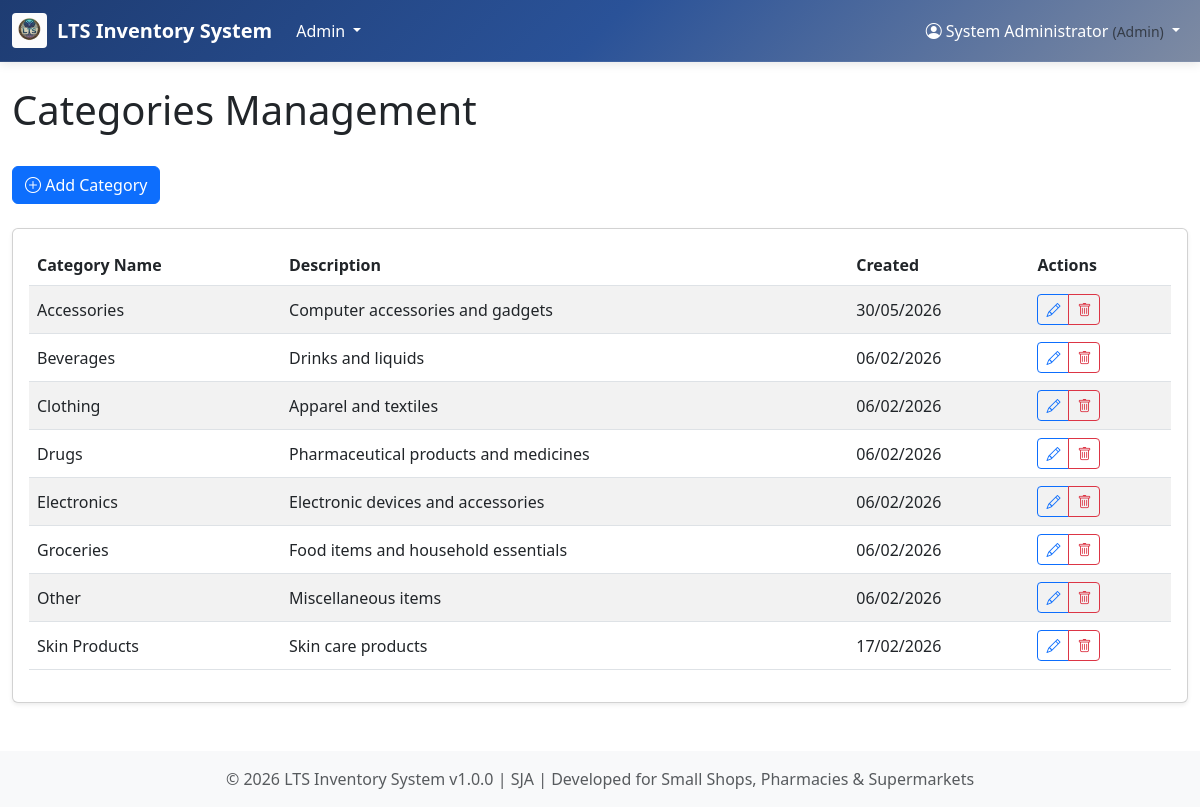
Screenshot of /admin/categories.php (signed in) with the database file from the repository.
### tables this page shows
CREATE TABLE `system_settings` (
  `id` int(11) NOT NULL,
  `setting_key` varchar(100) NOT NULL,
  `setting_value` text NOT NULL,
  `setting_type` enum('string','number','boolean','json') NOT NULL DEFAULT 'string',
  `setting_group` varchar(50) NOT NULL DEFAULT 'general',
  `description` text DEFAULT NULL,
  `is_editable` tinyint(1) NOT NULL DEFAULT 1,
  `created_at` timestamp NOT NULL DEFAULT current_timestamp(),
  `updated_at` timestamp NOT NULL DEFAULT current_timestamp() ON UPDATE current_timestamp()
);

CREATE TABLE `roles` (
  `id` int(11) NOT NULL,
  `name` varchar(50) NOT NULL,
  `description` text DEFAULT NULL,
  `created_at` timestamp NOT NULL DEFAULT current_timestamp()
);

CREATE TABLE `categories` (
  `id` int(11) NOT NULL,
  `name` varchar(50) NOT NULL,
  `description` text DEFAULT NULL,
  `created_at` timestamp NOT NULL DEFAULT current_timestamp()
);

### includes/logo.php (called while the page is built, shortened)
<?php
function getLogoUrl() {
    $logoFiles = glob(__DIR__ . '/../assets/uploads/logo/logo.*');
    if (!empty($logoFiles)) {
        return BASE_URL . '/assets/uploads/logo/' . basename($logoFiles[0]);
    }
    return null;
}
function hasLogo() {
    $logoFiles = glob(__DIR__ . '/../assets/uploads/logo/logo.*');
    return !empty($logoFiles);
}
?>

### includes/settings.php (called while the page is built, shortened)
<?php
function getSetting($key, $default = null) {
    global $pdo;
    try {
        $stmt = $pdo->prepare("SELECT setting_value, setting_type FROM system_settings WHERE setting_key = ?");
        $stmt->execute([$key]);
        $row = $stmt->fetch(PDO::FETCH_ASSOC);
        if ($row) {
            $value = $row['setting_value'];
            switch ($row['setting_type']) {
                default:
                    $value = (string)$value;
            }
            return $value;
        }
        return $default;
    } catch (PDOException $e) {
        return $default;
    }
}
?>

### includes/functions.php (called while the page is built, shortened)
<?php
function isLoggedIn() {
    return isset($_SESSION['user_id']);
}
function getCurrentUser() {
    if (isLoggedIn()) {
        return [
            'id' => $_SESSION['user_id'] ?? null,
            'username' => $_SESSION['username'] ?? null,
            'full_name' => $_SESSION['full_name'] ?? null,
            'role_id' => $_SESSION['role_id'] ?? null,
            'role_name' => $_SESSION['role_name'] ?? null,
            'login_time' => $_SESSION['login_time'] ?? null
        ];
    }
    return null;
}
function formatDate($date, $format = DISPLAY_DATE_FORMAT) {
    return date($format, strtotime($date));
}
function getRoleName($roleId) {
    $sql = "SELECT name FROM roles WHERE id = ?";
    $role = fetchRow($sql, [$roleId]);
    return $role ? $role['name'] : 'Unknown';
}
function canAccessModule($module) {
    $user = getCurrentUser();
    $roleId = $user['role_id'];
    $modulePermissions = [
        'admin' => [1],
        'reports' => [1, 2],
        'products' => [1, 2],
        'purchases' => [1, 2],
        'customers' => [1, 2],
        'suppliers' => [1, 2],
        'categories' => [1, 2],
        'users' => [1],
        'settings' => [1],
        'backup' => [1],
        'notifications' => [1, 2],
        'pos' => [1],
        'dashboard' => [1, 2],
    ];
    return isset($modulePermissions[$module]) && in_array($roleId, $modulePermissions[$module]);
}
?>

### config/database.php (called while the page is built, shortened)
<?php
function getConnection() {
    static $conn = null;
    if ($conn === null) {
        try {
            $dsn = "mysql:host=" . DB_HOST . ";dbname=" . DB_NAME . ";charset=" . DB_CHARSET;
            $conn = new PDO($dsn, DB_USER, DB_PASS, [
                PDO::ATTR_ERRMODE => PDO::ERRMODE_EXCEPTION,
                PDO::ATTR_DEFAULT_FETCH_MODE => PDO::FETCH_ASSOC,
                PDO::ATTR_EMULATE_PREPARES => false
            ]);
        } catch (PDOException $e) {
            die("Database connection failed: " . $e->getMessage());
        }
    }
    return $conn;
}
function executeQuery($sql, $params = []) {
    try {
        $conn = getConnection();
        $stmt = $conn->prepare($sql);
        $stmt->execute($params);
        return $stmt;
    } catch (PDOException $e) {
        die("Query failed: " . $e->getMessage());
    }
}
function fetchRow($sql, $params = []) {
    $stmt = executeQuery($sql, $params);
    return $stmt->fetch();
}
function fetchAll($sql, $params = []) {
    $stmt = executeQuery($sql, $params);
    return $stmt->fetchAll();
}
?>

### admin/categories.php (the view, shortened to what this page needs)
<?php
$pageTitle = 'Categories Management';
$categories = fetchAll("SELECT * FROM categories ORDER BY name");
require_once __DIR__ . '/../includes/header.php';
?>
<div class="row">
    <div class="col-12">
        <div class="d-flex justify-content-between align-items-center mb-4">
            <button type="button" class="btn btn-primary" data-bs-toggle="modal" data-bs-target="#addCategoryModal">
                <i class="bi bi-plus-circle"></i> Add Category
            </button>
        </div>
    </div>
</div>
<div class="card">
    <div class="card-body">
        <div class="table-responsive">
            <table class="table table-striped">
                <thead>
                    <tr>
                        <th>Category Name</th>
                        <th>Description</th>
                        <th>Created</th>
                        <th>Actions</th>
                    </tr>
                </thead>
                <tbody>
                    <?php foreach ($categories as $category): ?>
                    <tr>
                        <td><?php echo $category['name']; ?></td>
                        <td><?php echo $category['description'] ?: '-'; ?></td>
                        <td><?php echo formatDate($category['created_at']); ?></td>
                        <td>
                            <div class="btn-group btn-group-sm">
                                <button type="button" class="btn btn-outline-primary">
                                    <i class="bi bi-pencil"></i>
                                </button>
                                <button type="button" class="btn btn-outline-danger">
                                    <i class="bi bi-trash"></i>
                                </button>
                            </div>
                        </td>
                    </tr>
                    <?php endforeach; ?>
                </tbody>
            </table>
        </div>
    </div>
</div>
<?php require_once __DIR__ . '/../includes/footer.php'; ?>

### includes/header.php (shortened to what this page needs)
<?php
require_once __DIR__ . '/logo.php';
require_once __DIR__ . '/../config/config.php';
require_once __DIR__ . '/../includes/settings.php';
?>
<!DOCTYPE html>
<html lang="en">
<head>
    <link rel="stylesheet" href="<?php echo BASE_URL; ?>/assets/css/style.css">
    <link href="https://cdn.jsdelivr.net/npm/bootstrap@5.3.0/dist/css/bootstrap.min.css" rel="stylesheet">
    <link rel="stylesheet" href="https://cdn.jsdelivr.net/npm/bootstrap-icons@1.10.0/font/bootstrap-icons.css">
</head>
<body<?php echo isset($bodyClass) ? ' class="' . htmlspecialchars($bodyClass) . '"' : ''; ?>>
    <nav class="navbar navbar-expand-lg navbar-dark bg-primary">
        <div class="container-fluid">
            <a class="navbar-brand d-flex align-items-center" href="<?php echo BASE_URL; ?>">
                <?php if (hasLogo()): ?>
                    <img src="<?php echo getLogoUrl(); ?>" alt="<?php echo APP_NAME; ?>"
                         style="height: 35px; margin-right: 10px; border-radius: 4px;">
                <?php endif; ?>
                <strong><?php echo getSetting('store_name', APP_NAME); ?></strong>
            </a>
            <div class="collapse navbar-collapse" id="navbarNav">
                <ul class="navbar-nav me-auto">
                    <?php if (canAccessModule('admin')): ?>
                        <li class="nav-item dropdown">
                            <a class="nav-link dropdown-toggle" href="#" id="adminDropdown" role="button" data-bs-toggle="dropdown">
                                Admin
                            </a>
                        </li>
                    <?php endif; ?>
                </ul>
                <ul class="navbar-nav">
                    <li class="nav-item dropdown">
                        <a class="nav-link dropdown-toggle" href="#" id="userDropdown" role="button" data-bs-toggle="dropdown">
                            <i class="bi bi-person-circle"></i>
                            <?php echo getCurrentUser()['full_name']; ?>
                            <small class="text-muted">(<?php echo getRoleName(getCurrentUser()['role_id']); ?>)</small>
                        </a>
                    </li>
                </ul>
            </div>
        </div>
    </nav>
    <main class="container-fluid mt-4">
        <?php if (isset($pageTitle)): ?>
            <div class="row mb-4">
                <div class="col">
                    <h1><?php echo $pageTitle; ?></h1>
                </div>
            </div>
        <?php endif; ?>

### includes/footer.php (shortened to what this page needs)
    </main>
    <footer class="bg-light text-center text-muted py-3 mt-5">
        <div class="container">
            <p class="mb-0">
                &copy; <?php echo date('Y'); ?> <?php echo getSetting('store_name', APP_NAME); ?> v<?php echo APP_VERSION; ?> |
                SJA |
                Developed for Small Shops, Pharmacies & Supermarkets
            </p>
        </div>
    </footer>
</body>
</html>

### assets/css/style.css (style rules this page uses)
:root { --primary-color: #007bff; --secondary-color: #6c757d; --success-color: #28a745; --danger-color: #dc3545; --warning-color: #ffc107; --info-color: #17a2b8; --light-color: #f8f9fa; --dark-color: #343a40; --border-radius: 0.375rem; --box-shadow: 0 0.125rem 0.25rem rgba(0, 0, 0, 0.075); --transition: all 0.15s ease-in-out; }
body { font-family: 'Segoe UI', Tahoma, Geneva, Verdana, sans-serif; font-size: 14px; line-height: 1.6; color: var(--text-primary); background-color: var(--bg-primary); transition: var(--transition); }
.navbar { background-color: var(--navbar-bg); border-bottom: 1px solid var(--border-color); box-shadow: var(--box-shadow); }
.navbar-brand { font-weight: 600; font-size: 1.25rem; color: var(--text-primary); }
.navbar-nav .nav-link { font-weight: 500; padding: 0.5rem 1rem; border-radius: var(--border-radius); transition: var(--transition); color: var(--text-primary); }
.card { border: 1px solid rgba(0, 0, 0, 0.125); box-shadow: var(--box-shadow); background-color: var(--card-bg); transition: var(--transition); }
.card-body { color: var(--text-primary); }
.table { margin-bottom: 0; }
.table th { font-weight: 600; border-top: none; background-color: var(--bg-secondary); color: var(--text-primary); position: sticky; top: 0; z-index: 10; }
.table td { border-top: 1px solid var(--border-color); color: var(--text-primary); vertical-align: middle; }
.btn { font-weight: 500; border-radius: var(--border-radius); transition: var(--transition); }

### includes/header.php (style rules this page uses)
.navbar { background: linear-gradient(135deg, #1e3c72 0%, #2a5298 50%, #7e8ba3 100%) !important; border-bottom: 1px solid rgba(255, 255, 255, 0.1); box-shadow: 0 2px 10px rgba(0, 0, 0, 0.1); }
.navbar-brand { color: white !important; font-weight: 600; }
.navbar-nav .nav-link { color: white !important; font-weight: 500; transition: all 0.3s ease; }

### rows the page displays
system_settings: setting_value "LTS Inventory System"
roles: name "Admin"
categories: name "Accessories", description "Computer accessories and gadgets", created_at "30/05/2026"
categories: name "Beverages", description "Drinks and liquids", created_at "06/02/2026"
categories: name "Clothing", description "Apparel and textiles", created_at "06/02/2026"
categories: name "Drugs", description "Pharmaceutical products and medicines", created_at "06/02/2026"
categories: name "Electronics", description "Electronic devices and accessories", created_at "06/02/2026"
categories: name "Groceries", description "Food items and household essentials", created_at "06/02/2026"
categories: name "Other", description "Miscellaneous items", created_at "06/02/2026"
categories: name "Skin Products", description "Skin care products", created_at "17/02/2026"

### other values shown
getCurrentUser()['full_name'] "System Administrator"
$pageTitle "Categories Management"
APP_VERSION "1.0.0"
